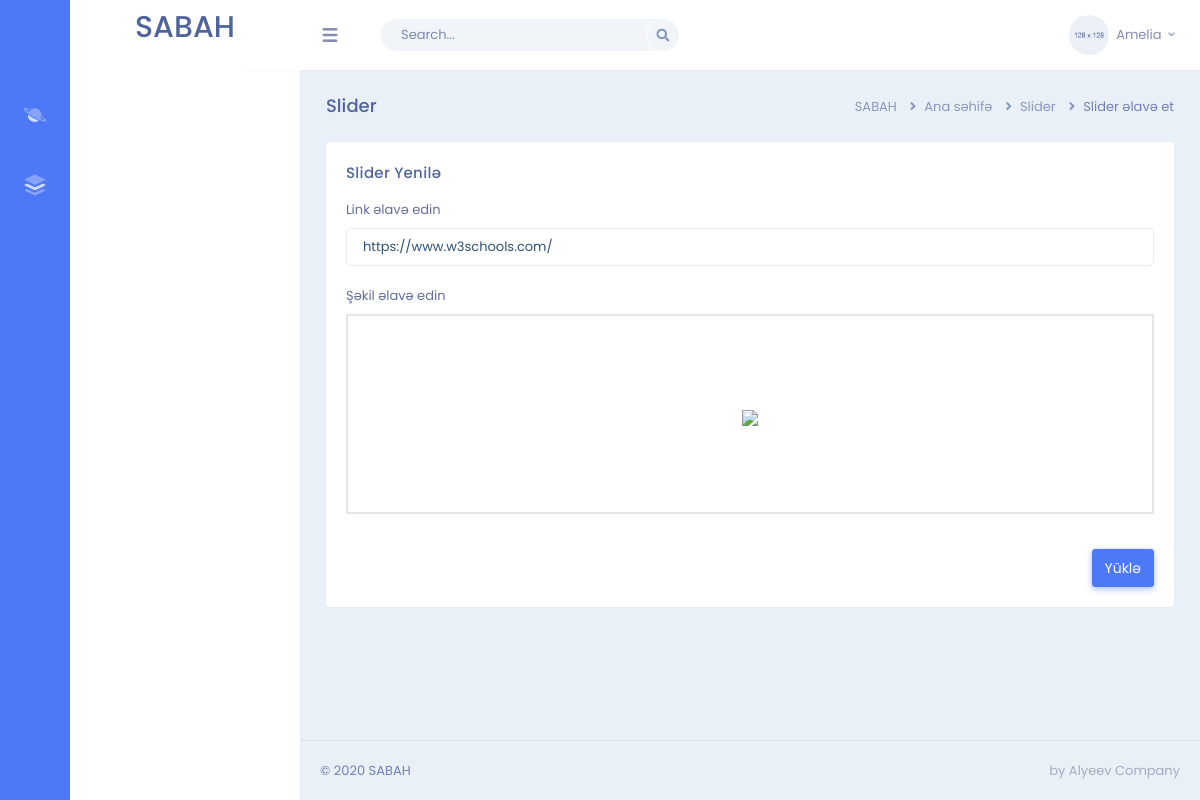
Page /admin/slider/3/update on the earlier database version.
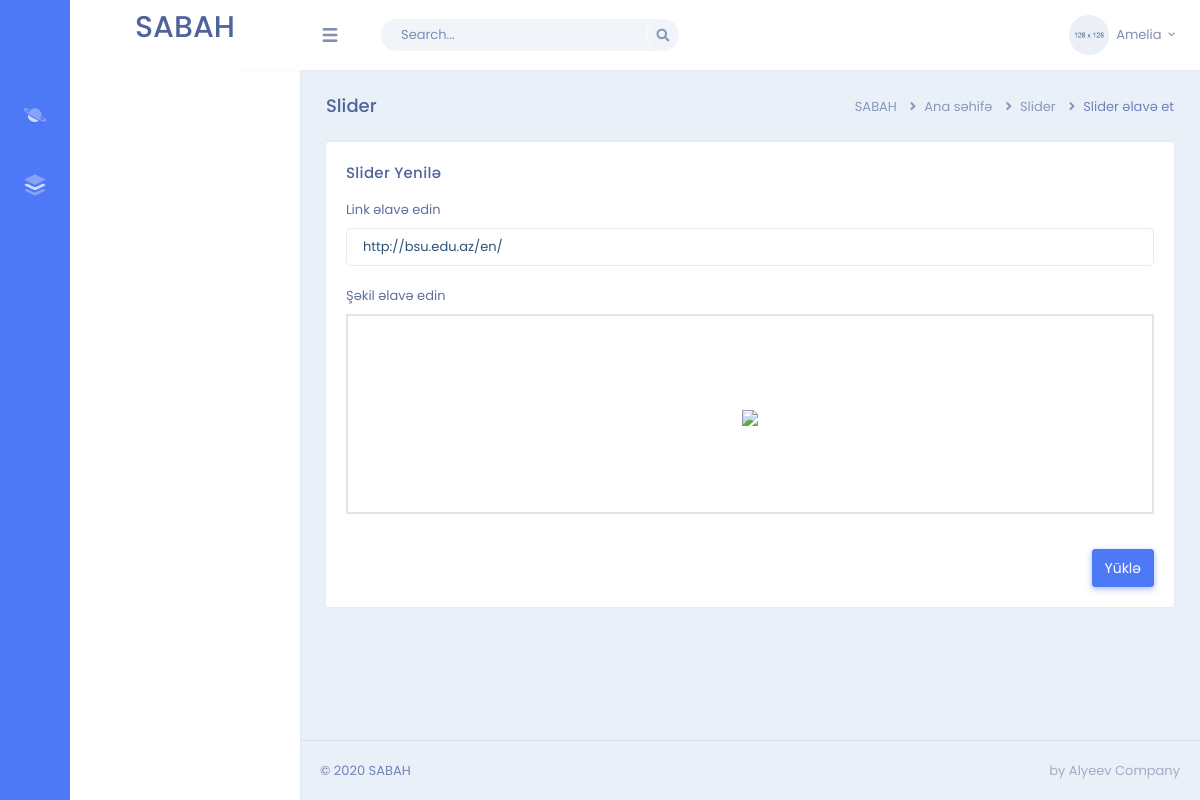
Same page on the later database version.
### sabah/models.py (models this page shows, shortened)
class Slider(db.Model):
    id = db.Column(db.Integer, primary_key=True)
    url = db.Column(db.String(250), nullable=False)
    image = db.Column(db.String(255), nullable=False)

### sabah/admin/routes.py (the view)
@admin.route('/admin/slider/<int:slider_id>/update', methods=['GET', 'POST'])
def slider_update(slider_id):
    slider = Slider.query.get_or_404(slider_id)
    form = SliderForm()
    if form.validate_on_submit():
        f = form.image.data
        filename = str(randrange(1*10*100, 9*10**100)) + "." + secure_filename(
            f.filename).rsplit('.', 1)[1].lower()  # generate random filename
        f.save(os.path.join(
            app.root_path, 'static', 'pics', filename
        ))
        slider.image = filename
        slider.url = form.url.data
        db.session.commit()
        flash('Şəkil uğurla yeniləndi', 'success')
        return redirect(url_for('admin.admin_home'))
    elif request.method == 'GET':
        form.url.data = slider.url
    return render_template('admin/slider-create.html', form=form, label='Slider yenilə', slider=slider)

### sabah/admin/forms.py
class SliderForm(FlaskForm):
    url = StringField('Link əlavə edin', validators=[DataRequired()])
    image =  FileField('Şəkil əlavə edin',validators=[FileRequired()])

### sabah/templates/admin/slider-create.html (shortened to what this page needs)
{% extends '/admin/admin-layout.html' %}
{% block link %}
<link href="{{ url_for('static', filename='plugins/dropify/css/dropify.min.css') }}" rel="stylesheet">{% endblock %}
{% block body %}
<div class="page-content">
    <div class="container-fluid">
        <div class="row">
            <div class="col-sm-12">
                <div class="page-title-box">
                    <div class="float-right">
                        <ol class="breadcrumb">
                            <li class="breadcrumb-item"><a href="javascript:void(0);">SABAH</a></li>
                            <li class="breadcrumb-item"><a href="javascript:void(0);">Ana səhifə</a></li>
                            <li class="breadcrumb-item active"><a href="{{ url_for('admin.admin_home') }}">Slider</a>
                            </li>
                            <li class="breadcrumb-item active">Slider əlavə et</li>
                        </ol>
                    </div>
                    <h4 class="page-title">Slider</h4>
                </div>
            </div>
        </div>
        <div class="row">
            <div class="col-12">
                <div class="card">
                    <div class="card-body">
                        <h4 class="mt-0 header-title">{{ label }}</h4>
                        <form method="POST" enctype="multipart/form-data" action="">
                            <div class="form-group">
                                {{ form.url.label(class="form-control-label") }}
                                {% if form.url.errors %}
                                {{ form.url(class="form-control form-control-lg is-invalid") }}
                                <div class="invalid-feedback">
                                    {% for error in form.url.errors %}
                                    <span>{{ error }}</span>
                                    {% endfor %}
                                </div>
                                {% else %}
                                {{ form.url(class="form-control form-control-lg", placeholder='www.bdu.edu.az') }}
                                {% endif %}
                            </div>
                            <div class="form-group">
                                {{ form.image.label(class="form-control-label") }}
                            </div>
                            <button type="submit" style="margin-top: 15px; float: right;"
                                class="btn btn-primary">Yüklə</button>
                        </form>
                    </div>
                </div>
            </div>
        </div>
        {% endblock %}

Differences in the rows shown:
changed Slider: url "https://www.w3schools.com/" → "http://bsu.edu.az/en/"
